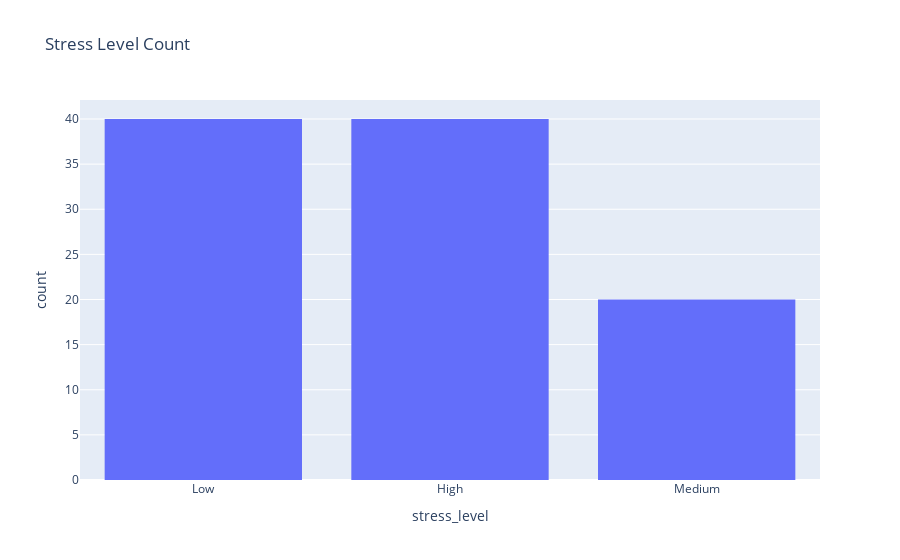

Notebook code for this chart:
### Code cell
# 6. Histogram: Distribution of Stress Levels
print("Plot 6: Distribution of Stress Levels")
fig6 = px.histogram(df, x='stress_level', title='Stress Level Count')
fig6.show()

### Figure 1 — Plotly figure (JSON) as saved in the notebook; plotly's stock layout.template omitted (floating-point values rounded to 4 significant figures)
{"data": [{"alignmentgroup": "True", "bingroup": "x", "hovertemplate": "stress_level=%{x}<br>count=%{y}<extra></extra>", "legendgroup": "", "marker": {"color": "#636efa", "pattern": {"shape": ""}}, "name": "", "offsetgroup": "", "orientation": "v", "showlegend": false, "type": "histogram", "x": ["Low", "High", "Medium", "Low", "High", "Low", "High", "Medium", "Low", "High", "Low", "High", "Medium", "Low", "High", "Low", "High", "Medium", "Low", "High", "Low", "High", "Medium", "Low", "High", "Low", "High", "Medium", "Low", "High", "Low", "High", "Medium", "Low", "High", "Low", "High", "Medium", "Low", "High", "Low", "High", "Medium", "Low", "High", "Low", "High", "Medium", "Low", "High", "Low", "High", "Medium", "Low", "High", "Low", "High", "Medium", "Low", "High", "Low", "High", "Medium", "Low", "High", "Low", "High", "Medium", "Low", "High", "Low", "High", "Medium", "Low", "High", "Low", "High", "Medium", "Low", "High", "Low", "High", "Medium", "Low", "High", "Low", "High", "Medium", "Low", "High", "Low", "High", "Medium", "Low", "High", "Low", "High", "Medium", "Low", "High"], "xaxis": "x", "yaxis": "y"}], "layout": {"barmode": "relative", "legend": {"tracegroupgap": 0}, "title": {"text": "Stress Level Count"}, "xaxis": {"anchor": "y", "domain": [0, 1], "title": {"text": "stress_level"}}, "yaxis": {"anchor": "x", "domain": [0, 1], "title": {"text": "count"}}}}
